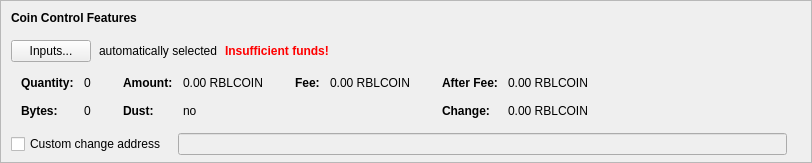
    <widget class="QFrame" name="frameCoinControl">
     <property name="sizePolicy">
      <sizepolicy hsizetype="Expanding" vsizetype="Expanding">
       <horstretch>0</horstretch>
       <verstretch>0</verstretch>
      </sizepolicy>
     </property>
     <property name="maximumSize">
      <size>
       <width>16777215</width>
       <height>16777215</height>
      </size>
     </property>
     <property name="frameShape">
      <enum>QFrame::StyledPanel</enum>
     </property>
     <property name="frameShadow">
      <enum>QFrame::Sunken</enum>
     </property>
     <layout class="QVBoxLayout" name="verticalLayoutCoinControl2">
      <property name="spacing">
       <number>0</number>
      </property>
      <property name="leftMargin">
       <number>0</number>
      </property>
      <property name="topMargin">
       <number>0</number>
      </property>
      <property name="rightMargin">
       <number>0</number>
      </property>
      <property name="bottomMargin">
       <number>6</number>
      </property>
      <item>
       <layout class="QVBoxLayout" name="verticalLayoutCoinControl" stretch="0,0,0,0,1">
        <property name="spacing">
         <number>0</number>
        </property>
        <property name="leftMargin">
         <number>10</number>
        </property>
        <property name="topMargin">
         <number>10</number>
        </property>
        <item>
         <layout class="QHBoxLayout" name="horizontalLayoutCoinControl1">
          <property name="bottomMargin">
           <number>15</number>
          </property>
          <item>
           <widget class="QLabel" name="labelCoinControlFeatures">
            <property name="sizePolicy">
             <sizepolicy hsizetype="Preferred" vsizetype="Maximum">
              <horstretch>0</horstretch>
              <verstretch>0</verstretch>
             </sizepolicy>
            </property>
            <property name="font">
             <font>
              <weight>75</weight>
              <bold>true</bold>
             </font>
            </property>
            <property name="styleSheet">
             <string notr="true">font-weight:bold;</string>
            </property>
            <property name="text">
             <string>Coin Control Features</string>
            </property>
           </widget>
          </item>
         </layout>
        </item>
        <item>
         <layout class="QHBoxLayout" name="horizontalLayoutCoinControl2" stretch="0,0,0,0">
          <property name="spacing">
           <number>8</number>
          </property>
          <property name="bottomMargin">
           <number>10</number>
          </property>
          <item>
           <widget class="QPushButton" name="pushButtonCoinControl">
            <property name="styleSheet">
             <string notr="true"/>
            </property>
            <property name="text">
             <string>Inputs...</string>
            </property>
            <property name="autoDefault">
             <bool>false</bool>
            </property>
           </widget>
          </item>
          <item>
           <widget class="QLabel" name="labelCoinControlAutomaticallySelected">
            <property name="text">
             <string>automatically selected</string>
            </property>
            <property name="margin">
             <number>5</number>
            </property>
           </widget>
          </item>
          <item>
           <widget class="QLabel" name="labelCoinControlInsuffFunds">
            <property name="font">
             <font>
              <weight>75</weight>
              <bold>true</bold>
             </font>
            </property>
            <property name="styleSheet">
             <string notr="true">color:red;font-weight:bold;</string>
            </property>
            <property name="text">
             <string>Insufficient funds!</string>
            </property>
            <property name="margin">
             <number>5</number>
            </property>
           </widget>
          </item>
          <item>
           <spacer name="horizontalSpacerCoinControl">
            <property name="orientation">
             <enum>Qt::Horizontal</enum>
            </property>
            <property name="sizeHint" stdset="0">
             <size>
              <width>40</width>
              <height>1</height>
             </size>
            </property>
           </spacer>
          </item>
         </layout>
        </item>
        <item>
         <widget class="QWidget" name="widgetCoinControl" native="true">
          <property name="sizePolicy">
           <sizepolicy hsizetype="Preferred" vsizetype="Preferred">
            <horstretch>0</horstretch>
            <verstretch>0</verstretch>
           </sizepolicy>
          </property>
          <property name="minimumSize">
           <size>
            <width>0</width>
            <height>0</height>
           </size>
          </property>
          <property name="styleSheet">
           <string notr="true"/>
          </property>
          <layout class="QHBoxLayout" name="horizontalLayoutCoinControl5">
           <property name="leftMargin">
            <number>0</number>
           </property>
           <property name="topMargin">
            <number>0</number>
           </property>
           <property name="rightMargin">
            <number>0</number>
           </property>
           <property name="bottomMargin">
            <number>0</number>
           </property>
           <item>
            <layout class="QHBoxLayout" name="horizontalLayoutCoinControl3" stretch="0,0,0,1">
             <property name="spacing">
              <number>20</number>
             </property>
             <property name="topMargin">
              <number>0</number>
             </property>
             <property name="bottomMargin">
              <number>10</number>
             </property>
             <item>
              <layout class="QFormLayout" name="formLayoutCoinControl1">
               <property name="horizontalSpacing">
                <number>10</number>
               </property>
               <property name="verticalSpacing">
                <number>14</number>
               </property>
               <property name="leftMargin">
                <number>10</number>
               </property>
               <property name="topMargin">
                <number>4</number>
               </property>
               <property name="rightMargin">
                <number>6</number>
               </property>
               <item row="0" column="0">
                <widget class="QLabel" name="labelCoinControlQuantityText">
                 <property name="font">
                  <font>
                   <weight>75</weight>
                   <bold>true</bold>
                  </font>
                 </property>
                 <property name="text">
                  <string>Quantity:</string>
                 </property>
                 <property name="margin">
                  <number>0</number>
                 </property>
                </widget>
               </item>
               <item row="0" column="1">
                <widget class="QLabel" name="labelCoinControlQuantity">
                 <property name="cursor">
                  <cursorShape>IBeamCursor</cursorShape>
                 </property>
                 <property name="contextMenuPolicy">
                  <enum>Qt::ActionsContextMenu</enum>
                 </property>
                 <property name="text">
                  <string notr="true">0</string>
                 </property>
                 <property name="margin">
                  <number>0</number>
                 </property>
                 <property name="textInteractionFlags">
                  <set>Qt::LinksAccessibleByMouse|Qt::TextSelectableByKeyboard|Qt::TextSelectableByMouse</set>
                 </property>
                </widget>
               </item>
               <item row="1" column="0">
                <widget class="QLabel" name="labelCoinControlBytesText">
                 <property name="font">
                  <font>
                   <weight>75</weight>
                   <bold>true</bold>
                  </font>
                 </property>
                 <property name="text">
                  <string>Bytes:</string>
                 </property>
                </widget>
               </item>
               <item row="1" column="1">
                <widget class="QLabel" name="labelCoinControlBytes">
                 <property name="cursor">
                  <cursorShape>IBeamCursor</cursorShape>
                 </property>
                 <property name="contextMenuPolicy">
                  <enum>Qt::ActionsContextMenu</enum>
                 </property>
                 <property name="text">
                  <string notr="true">0</string>
                 </property>
                 <property name="textInteractionFlags">
                  <set>Qt::LinksAccessibleByMouse|Qt::TextSelectableByKeyboard|Qt::TextSelectableByMouse</set>
                 </property>
                </widget>
               </item>
              </layout>
             </item>
             <item>
              <layout class="QFormLayout" name="formLayoutCoinControl2">
               <property name="horizontalSpacing">
                <number>10</number>
               </property>
               <property name="verticalSpacing">
                <number>14</number>
               </property>
               <property name="leftMargin">
                <number>6</number>
               </property>
               <property name="topMargin">
                <number>4</number>
               </property>
               <property name="rightMargin">
                <number>6</number>
               </property>
               <item row="0" column="0">
                <widget class="QLabel" name="labelCoinControlAmountText">
                 <property name="font">
                  <font>
                   <weight>75</weight>
                   <bold>true</bold>
                  </font>
                 </property>
                 <property name="text">
                  <string>Amount:</string>
                 </property>
                 <property name="margin">
                  <number>0</number>
                 </property>
                </widget>
               </item>
               <item row="0" column="1">
                <widget class="QLabel" name="labelCoinControlAmount">
                 <property name="cursor">
                  <cursorShape>IBeamCursor</cursorShape>
                 </property>
                 <property name="contextMenuPolicy">
                  <enum>Qt::ActionsContextMenu</enum>
                 </property>
                 <property name="text">
                  <string notr="true">0.00 RBLCOIN</string>
                 </property>
                 <property name="textInteractionFlags">
                  <set>Qt::LinksAccessibleByMouse|Qt::TextSelectableByKeyboard|Qt::TextSelectableByMouse</set>
                 </property>
                </widget>
               </item>
               <item row="1" column="0">
                <widget class="QLabel" name="labelCoinControlLowOutputText">
                 <property name="font">
                  <font>
                   <weight>75</weight>
                   <bold>true</bold>
                  </font>
                 </property>
                 <property name="text">
                  <string>Dust:</string>
                 </property>
                </widget>
               </item>
               <item row="1" column="1">
                <widget class="QLabel" name="labelCoinControlLowOutput">
                 <property name="cursor">
                  <cursorShape>IBeamCursor</cursorShape>
                 </property>
                 <property name="contextMenuPolicy">
                  <enum>Qt::ActionsContextMenu</enum>
                 </property>
                 <property name="text">
                  <string notr="true">no</string>
                 </property>
                 <property name="textInteractionFlags">
                  <set>Qt::LinksAccessibleByMouse|Qt::TextSelectableByKeyboard|Qt::TextSelectableByMouse</set>
                 </property>
                </widget>
               </item>
              </layout>
             </item>
             <item>
              <layout class="QFormLayout" name="formLayoutCoinControl3">
               <property name="horizontalSpacing">
                <number>10</number>
               </property>
               <property name="verticalSpacing">
                <number>14</number>
               </property>
               <property name="leftMargin">
                <number>6</number>
               </property>
               <property name="topMargin">
                <number>4</number>
               </property>
               <property name="rightMargin">
                <number>6</number>
               </property>
               <item row="0" column="0">
                <widget class="QLabel" name="labelCoinControlFeeText">
                 <property name="font">
                  <font>
                   <weight>75</weight>
                   <bold>true</bold>
                  </font>
                 </property>
                 <property name="text">
                  <string>Fee:</string>
                 </property>
                 <property name="margin">
                  <number>0</number>
                 </property>
                </widget>
               </item>
               <item row="0" column="1">
                <widget class="QLabel" name="labelCoinControlFee">
                 <property name="cursor">
                  <cursorShape>IBeamCursor</cursorShape>
                 </property>
                 <property name="contextMenuPolicy">
                  <enum>Qt::ActionsContextMenu</enum>
                 </property>
                 <property name="text">
                  <string notr="true">0.00 RBLCOIN</string>
                 </property>
                 <property name="textInteractionFlags">
                  <set>Qt::LinksAccessibleByMouse|Qt::TextSelectableByKeyboard|Qt::TextSelectableByMouse</set>
                 </property>
                </widget>
               </item>
              </layout>
             </item>
             <item>
              <layout class="QFormLayout" name="formLayoutCoinControl4">
               <property name="horizontalSpacing">
                <number>10</number>
               </property>
               <property name="verticalSpacing">
                <number>14</number>
               </property>
               <property name="leftMargin">
                <number>6</number>
               </property>
               <property name="topMargin">
                <number>4</number>
               </property>
               <property name="rightMargin">
                <number>6</number>
               </property>
               <item row="0" column="0">
                <widget class="QLabel" name="labelCoinControlAfterFeeText">
                 <property name="font">
                  <font>
                   <weight>75</weight>
                   <bold>true</bold>
                  </font>
                 </property>
                 <property name="text">
                  <string>After Fee:</string>
                 </property>
                 <property name="margin">
                  <number>0</number>
                 </property>
                </widget>
               </item>
               <item row="0" column="1">
                <widget class="QLabel" name="labelCoinControlAfterFee">
                 <property name="cursor">
                  <cursorShape>IBeamCursor</cursorShape>
                 </property>
                 <property name="contextMenuPolicy">
                  <enum>Qt::ActionsContextMenu</enum>
                 </property>
                 <property name="text">
                  <string notr="true">0.00 RBLCOIN</string>
                 </property>
                 <property name="textInteractionFlags">
                  <set>Qt::LinksAccessibleByMouse|Qt::TextSelectableByKeyboard|Qt::TextSelectableByMouse</set>
                 </property>
                </widget>
               </item>
               <item row="1" column="0">
                <widget class="QLabel" name="labelCoinControlChangeText">
                 <property name="font">
                  <font>
                   <weight>75</weight>
                   <bold>true</bold>
                  </font>
                 </property>
                 <property name="text">
                  <string>Change:</string>
                 </property>
                </widget>
               </item>
               <item row="1" column="1">
                <widget class="QLabel" name="labelCoinControlChange">
                 <property name="cursor">
                  <cursorShape>IBeamCursor</cursorShape>
                 </property>
                 <property name="contextMenuPolicy">
                  <enum>Qt::ActionsContextMenu</enum>
                 </property>
                 <property name="text">
                  <string notr="true">0.00 RBLCOIN</string>
                 </property>
                 <property name="textInteractionFlags">
                  <set>Qt::LinksAccessibleByMouse|Qt::TextSelectableByKeyboard|Qt::TextSelectableByMouse</set>
                 </property>
                </widget>
               </item>
              </layout>
             </item>
            </layout>
           </item>
          </layout>
         </widget>
        </item>
        <item>
         <layout class="QHBoxLayout" name="horizontalLayoutCoinControl4" stretch="0,0,0">
          <property name="spacing">
           <number>12</number>
          </property>
          <property name="sizeConstraint">
           <enum>QLayout::SetDefaultConstraint</enum>
          </property>
          <property name="topMargin">
           <number>5</number>
          </property>
          <property name="rightMargin">
           <number>5</number>
          </property>
          <item>
           <widget class="QCheckBox" name="checkBoxCoinControlChange">
            <property name="toolTip">
             <string>If this is activated, but the change address is empty or invalid, change will be sent to a newly generated address.</string>
            </property>
            <property name="text">
             <string>Custom change address</string>
            </property>
           </widget>
          </item>
          <item>
           <widget class="QValidatedLineEdit" name="lineEditCoinControlChange">
            <property name="enabled">
             <bool>false</bool>
            </property>
            <property name="sizePolicy">
             <sizepolicy hsizetype="Expanding" vsizetype="Fixed">
              <horstretch>0</horstretch>
              <verstretch>0</verstretch>
             </sizepolicy>
            </property>
           </widget>
          </item>
          <item>
           <widget class="QLabel" name="labelCoinControlChangeLabel">
            <property name="sizePolicy">
             <sizepolicy hsizetype="Preferred" vsizetype="Expanding">
              <horstretch>0</horstretch>
              <verstretch>0</verstretch>
             </sizepolicy>
            </property>
            <property name="minimumSize">
             <size>
              <width>0</width>
              <height>0</height>
             </size>
            </property>
            <property name="text">
             <string/>
            </property>
            <property name="margin">
             <number>3</number>
            </property>
           </widget>
          </item>
         </layout>
        </item>
        <item>
         <spacer name="verticalSpacerCoinControl">
          <property name="orientation">
           <enum>Qt::Vertical</enum>
          </property>
          <property name="sizeHint" stdset="0">
           <size>
            <width>800</width>
            <height>1</height>
           </size>
          </property>
         </spacer>
        </item>
       </layout>
      </item>
     </layout>
    </widget>
